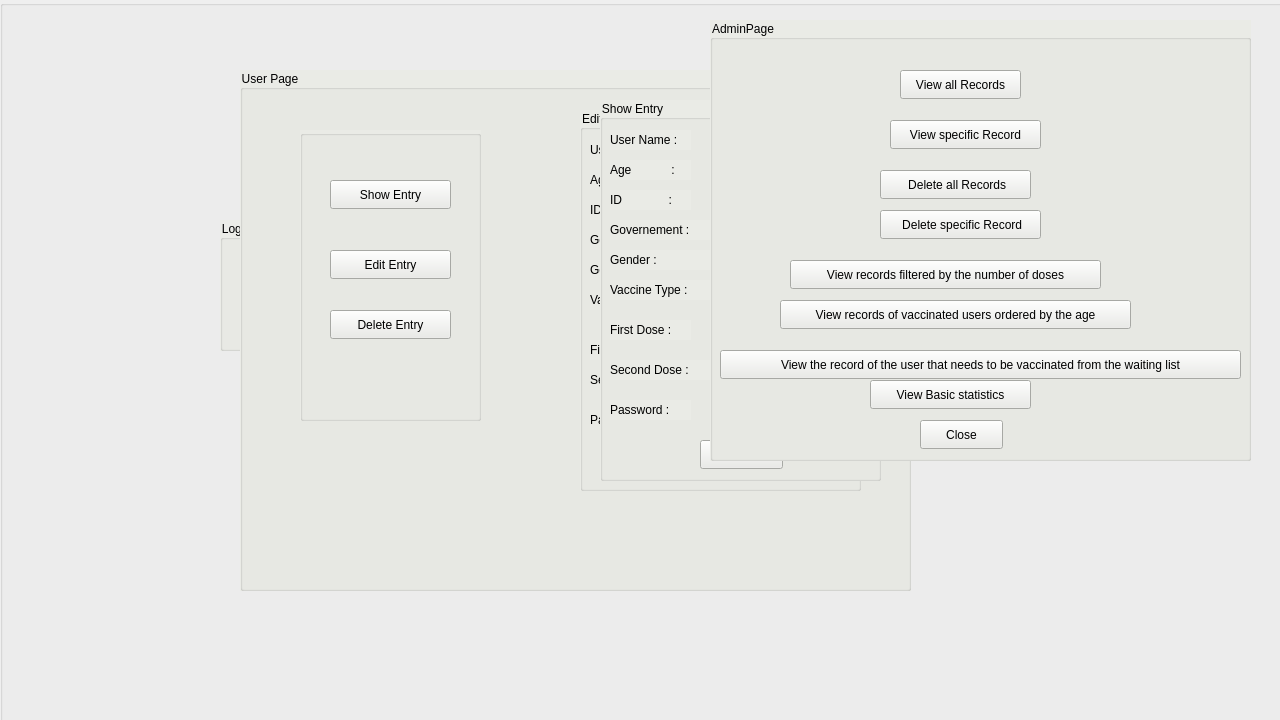
<?xml version="1.0" encoding="UTF-8"?>
<ui version="4.0">
 <class>Widget</class>
 <widget class="QWidget" name="Widget">
  <property name="geometry">
   <rect>
    <x>0</x>
    <y>0</y>
    <width>1280</width>
    <height>720</height>
   </rect>
  </property>
  <property name="windowTitle">
   <string>Widget</string>
  </property>
  <property name="styleSheet">
   <string notr="true"/>
  </property>
  <widget class="QGroupBox" name="IntialView">
   <property name="geometry">
    <rect>
     <x>0</x>
     <y>0</y>
     <width>1920</width>
     <height>1080</height>
    </rect>
   </property>
   <property name="styleSheet">
    <string notr="true">background-image: url(:/Background/wallpaperflare.com_wallpaper_6.jpg);</string>
   </property>
   <property name="title">
    <string/>
   </property>
   <widget class="QGroupBox" name="Login_page">
    <property name="geometry">
     <rect>
      <x>220</x>
      <y>220</y>
      <width>251</width>
      <height>131</height>
     </rect>
    </property>
    <property name="styleSheet">
     <string notr="true">background-color: rgb(255, 255, 255);
background-color: rgb(235, 236, 231);
background-image: url() none;
color: rgb(0, 0, 0);
</string>
    </property>
    <property name="inputMethodHints">
     <set>Qt::ImhHiddenText</set>
    </property>
    <property name="title">
     <string>Login</string>
    </property>
    <property name="checkable">
     <bool>false</bool>
    </property>
    <widget class="QLabel" name="label">
     <property name="geometry">
      <rect>
       <x>20</x>
       <y>30</y>
       <width>71</width>
       <height>20</height>
      </rect>
     </property>
     <property name="text">
      <string>Enter ID  :</string>
     </property>
    </widget>
    <widget class="QLineEdit" name="IDLogin">
     <property name="geometry">
      <rect>
       <x>100</x>
       <y>30</y>
       <width>113</width>
       <height>21</height>
      </rect>
     </property>
    </widget>
    <widget class="QLabel" name="label_2">
     <property name="geometry">
      <rect>
       <x>20</x>
       <y>60</y>
       <width>81</width>
       <height>20</height>
      </rect>
     </property>
     <property name="text">
      <string>Password :</string>
     </property>
    </widget>
    <widget class="QLineEdit" name="PasswordLogin">
     <property name="geometry">
      <rect>
       <x>100</x>
       <y>60</y>
       <width>113</width>
       <height>21</height>
      </rect>
     </property>
     <property name="echoMode">
      <enum>QLineEdit::Password</enum>
     </property>
    </widget>
    <widget class="QPushButton" name="LoginSubmit">
     <property name="geometry">
      <rect>
       <x>80</x>
       <y>90</y>
       <width>83</width>
       <height>29</height>
      </rect>
     </property>
     <property name="text">
      <string>Submit</string>
     </property>
    </widget>
   </widget>
   <widget class="QGroupBox" name="Initialchoose">
    <property name="geometry">
     <rect>
      <x>490</x>
      <y>200</y>
      <width>120</width>
      <height>161</height>
     </rect>
    </property>
    <property name="styleSheet">
     <string notr="true">color: qlineargradient(spread:pad, x1:1, y1:1, x2:1, y2:1, stop:1 rgba(0, 0, 0, 255));
background-color: rgb(237, 238, 233);</string>
    </property>
    <property name="title">
     <string/>
    </property>
    <widget class="QPushButton" name="loginButton">
     <property name="geometry">
      <rect>
       <x>10</x>
       <y>10</y>
       <width>100</width>
       <height>50</height>
      </rect>
     </property>
     <property name="text">
      <string>Login</string>
     </property>
    </widget>
    <widget class="QPushButton" name="signupButton">
     <property name="geometry">
      <rect>
       <x>10</x>
       <y>90</y>
       <width>100</width>
       <height>50</height>
      </rect>
     </property>
     <property name="text">
      <string>Signup</string>
     </property>
    </widget>
   </widget>
   <widget class="QGroupBox" name="Signup_page">
    <property name="geometry">
     <rect>
      <x>620</x>
      <y>170</y>
      <width>281</width>
      <height>381</height>
     </rect>
    </property>
    <property name="styleSheet">
     <string notr="true">color: qlineargradient(spread:pad, x1:1, y1:1, x2:1, y2:1, stop:1 rgba(0, 0, 0, 255));
background-color: rgb(234, 235, 230);
background-image: url() none;</string>
    </property>
    <property name="inputMethodHints">
     <set>Qt::ImhHiddenText</set>
    </property>
    <property name="title">
     <string>Signup</string>
    </property>
    <property name="checkable">
     <bool>false</bool>
    </property>
    <widget class="QLabel" name="label_3">
     <property name="geometry">
      <rect>
       <x>10</x>
       <y>30</y>
       <width>81</width>
       <height>20</height>
      </rect>
     </property>
     <property name="text">
      <string>User Name :</string>
     </property>
    </widget>
    <widget class="QLineEdit" name="UserNameSup">
     <property name="geometry">
      <rect>
       <x>140</x>
       <y>30</y>
       <width>113</width>
       <height>21</height>
      </rect>
     </property>
    </widget>
    <widget class="QLabel" name="label_4">
     <property name="geometry">
      <rect>
       <x>10</x>
       <y>60</y>
       <width>81</width>
       <height>20</height>
      </rect>
     </property>
     <property name="text">
      <string>Age            : </string>
     </property>
    </widget>
    <widget class="QLineEdit" name="AgeSu">
     <property name="geometry">
      <rect>
       <x>140</x>
       <y>60</y>
       <width>113</width>
       <height>21</height>
      </rect>
     </property>
     <property name="inputMethodHints">
      <set>Qt::ImhDate</set>
     </property>
     <property name="text">
      <string/>
     </property>
    </widget>
    <widget class="QLabel" name="label_5">
     <property name="geometry">
      <rect>
       <x>10</x>
       <y>90</y>
       <width>81</width>
       <height>20</height>
      </rect>
     </property>
     <property name="text">
      <string>ID              :</string>
     </property>
    </widget>
    <widget class="QLineEdit" name="IDSu">
     <property name="geometry">
      <rect>
       <x>140</x>
       <y>90</y>
       <width>113</width>
       <height>21</height>
      </rect>
     </property>
     <property name="text">
      <string/>
     </property>
    </widget>
    <widget class="QLabel" name="label_6">
     <property name="geometry">
      <rect>
       <x>10</x>
       <y>120</y>
       <width>111</width>
       <height>20</height>
      </rect>
     </property>
     <property name="text">
      <string>Governement :</string>
     </property>
    </widget>
    <widget class="QLineEdit" name="GovSu">
     <property name="geometry">
      <rect>
       <x>140</x>
       <y>120</y>
       <width>113</width>
       <height>21</height>
      </rect>
     </property>
    </widget>
    <widget class="QLabel" name="label_7">
     <property name="geometry">
      <rect>
       <x>10</x>
       <y>150</y>
       <width>111</width>
       <height>20</height>
      </rect>
     </property>
     <property name="text">
      <string>Gender :</string>
     </property>
    </widget>
    <widget class="QRadioButton" name="Malesu">
     <property name="geometry">
      <rect>
       <x>140</x>
       <y>150</y>
       <width>61</width>
       <height>26</height>
      </rect>
     </property>
     <property name="text">
      <string>Male</string>
     </property>
    </widget>
    <widget class="QRadioButton" name="FSu">
     <property name="geometry">
      <rect>
       <x>200</x>
       <y>150</y>
       <width>81</width>
       <height>26</height>
      </rect>
     </property>
     <property name="text">
      <string>Female</string>
     </property>
    </widget>
    <widget class="QLabel" name="label_8">
     <property name="geometry">
      <rect>
       <x>10</x>
       <y>180</y>
       <width>111</width>
       <height>20</height>
      </rect>
     </property>
     <property name="text">
      <string>Vaccine Type :</string>
     </property>
    </widget>
    <widget class="QComboBox" name="VacctypeSu">
     <property name="geometry">
      <rect>
       <x>130</x>
       <y>180</y>
       <width>141</width>
       <height>28</height>
      </rect>
     </property>
     <item>
      <property name="text">
       <string>Pfizer</string>
      </property>
     </item>
     <item>
      <property name="text">
       <string>Covaxin</string>
      </property>
     </item>
     <item>
      <property name="text">
       <string>Sinopharm</string>
      </property>
     </item>
     <item>
      <property name="text">
       <string>Sinovac</string>
      </property>
     </item>
     <item>
      <property name="text">
       <string>Cansino</string>
      </property>
     </item>
     <item>
      <property name="text">
       <string>Janseen</string>
      </property>
     </item>
     <item>
      <property name="text">
       <string>Sputnik V</string>
      </property>
     </item>
     <item>
      <property name="text">
       <string>Novavax</string>
      </property>
     </item>
     <item>
      <property name="text">
       <string>J&amp;J/Janssen</string>
      </property>
     </item>
     <item>
      <property name="text">
       <string>AstraZeneca</string>
      </property>
     </item>
    </widget>
    <widget class="QCheckBox" name="FirstDose">
     <property name="geometry">
      <rect>
       <x>10</x>
       <y>220</y>
       <width>101</width>
       <height>26</height>
      </rect>
     </property>
     <property name="text">
      <string>First Dose</string>
     </property>
    </widget>
    <widget class="QCheckBox" name="SecondDose">
     <property name="geometry">
      <rect>
       <x>10</x>
       <y>250</y>
       <width>121</width>
       <height>26</height>
      </rect>
     </property>
     <property name="text">
      <string>Second Dose</string>
     </property>
    </widget>
    <widget class="QLineEdit" name="FDoseSu">
     <property name="geometry">
      <rect>
       <x>130</x>
       <y>230</y>
       <width>92</width>
       <height>16</height>
      </rect>
     </property>
     <property name="inputMethodHints">
      <set>Qt::ImhDate</set>
     </property>
     <property name="text">
      <string>D/M/YYYY</string>
     </property>
    </widget>
    <widget class="QLineEdit" name="SDoseSu">
     <property name="geometry">
      <rect>
       <x>130</x>
       <y>260</y>
       <width>91</width>
       <height>16</height>
      </rect>
     </property>
     <property name="inputMethodHints">
      <set>Qt::ImhDate</set>
     </property>
     <property name="text">
      <string>D/M/YYYY</string>
     </property>
    </widget>
    <widget class="QLabel" name="label_9">
     <property name="geometry">
      <rect>
       <x>10</x>
       <y>300</y>
       <width>81</width>
       <height>20</height>
      </rect>
     </property>
     <property name="text">
      <string>Password :</string>
     </property>
    </widget>
    <widget class="QLineEdit" name="PasswordSu">
     <property name="geometry">
      <rect>
       <x>130</x>
       <y>300</y>
       <width>113</width>
       <height>21</height>
      </rect>
     </property>
     <property name="echoMode">
      <enum>QLineEdit::Password</enum>
     </property>
    </widget>
    <widget class="QPushButton" name="SaveSu">
     <property name="geometry">
      <rect>
       <x>100</x>
       <y>340</y>
       <width>83</width>
       <height>29</height>
      </rect>
     </property>
     <property name="text">
      <string>Submit</string>
     </property>
    </widget>
   </widget>
   <widget class="QGroupBox" name="UserPage">
    <property name="geometry">
     <rect>
      <x>240</x>
      <y>70</y>
      <width>671</width>
      <height>521</height>
     </rect>
    </property>
    <property name="styleSheet">
     <string notr="true">color: qlineargradient(spread:pad, x1:1, y1:1, x2:1, y2:1, stop:1 rgba(0, 0, 0, 255));
background-color: rgb(234, 235, 230);
background-image: url() none;</string>
    </property>
    <property name="title">
     <string>User Page</string>
    </property>
    <widget class="QGroupBox" name="SigninAsUser">
     <property name="geometry">
      <rect>
       <x>60</x>
       <y>60</y>
       <width>181</width>
       <height>291</height>
      </rect>
     </property>
     <property name="title">
      <string/>
     </property>
     <widget class="QPushButton" name="ShowEntryButton">
      <property name="geometry">
       <rect>
        <x>30</x>
        <y>50</y>
        <width>121</width>
        <height>29</height>
       </rect>
      </property>
      <property name="text">
       <string>Show Entry</string>
      </property>
     </widget>
     <widget class="QPushButton" name="EditEntryButton">
      <property name="geometry">
       <rect>
        <x>30</x>
        <y>120</y>
        <width>121</width>
        <height>29</height>
       </rect>
      </property>
      <property name="text">
       <string>Edit Entry</string>
      </property>
     </widget>
     <widget class="QPushButton" name="DeleteEntry">
      <property name="geometry">
       <rect>
        <x>30</x>
        <y>180</y>
        <width>121</width>
        <height>29</height>
       </rect>
      </property>
      <property name="text">
       <string>Delete Entry</string>
      </property>
     </widget>
    </widget>
    <widget class="QGroupBox" name="EditEntryPage">
     <property name="geometry">
      <rect>
       <x>340</x>
       <y>40</y>
       <width>281</width>
       <height>381</height>
      </rect>
     </property>
     <property name="styleSheet">
      <string notr="true">color: qlineargradient(spread:pad, x1:1, y1:1, x2:1, y2:1, stop:1 rgba(0, 0, 0, 255));
background-color: rgb(234, 235, 230);
background-image: url() none;</string>
     </property>
     <property name="inputMethodHints">
      <set>Qt::ImhHiddenText</set>
     </property>
     <property name="title">
      <string>Edit Entry</string>
     </property>
     <property name="checkable">
      <bool>false</bool>
     </property>
     <widget class="QLabel" name="label_10">
      <property name="geometry">
       <rect>
        <x>10</x>
        <y>30</y>
        <width>81</width>
        <height>20</height>
       </rect>
      </property>
      <property name="text">
       <string>User Name :</string>
      </property>
     </widget>
     <widget class="QLineEdit" name="Editusername">
      <property name="geometry">
       <rect>
        <x>140</x>
        <y>30</y>
        <width>113</width>
        <height>21</height>
       </rect>
      </property>
     </widget>
     <widget class="QLabel" name="label_11">
      <property name="geometry">
       <rect>
        <x>10</x>
        <y>60</y>
        <width>81</width>
        <height>20</height>
       </rect>
      </property>
      <property name="text">
       <string>Age            : </string>
      </property>
     </widget>
     <widget class="QLineEdit" name="EditUserAge">
      <property name="geometry">
       <rect>
        <x>140</x>
        <y>60</y>
        <width>113</width>
        <height>21</height>
       </rect>
      </property>
      <property name="inputMethodHints">
       <set>Qt::ImhDate</set>
      </property>
      <property name="text">
       <string/>
      </property>
     </widget>
     <widget class="QLabel" name="label_12">
      <property name="geometry">
       <rect>
        <x>10</x>
        <y>90</y>
        <width>81</width>
        <height>20</height>
       </rect>
      </property>
      <property name="text">
       <string>ID              :</string>
      </property>
     </widget>
     <widget class="QLineEdit" name="EditUserID">
      <property name="geometry">
       <rect>
        <x>140</x>
        <y>90</y>
        <width>113</width>
        <height>21</height>
       </rect>
      </property>
      <property name="text">
       <string/>
      </property>
     </widget>
     <widget class="QLabel" name="label_13">
      <property name="geometry">
       <rect>
        <x>10</x>
        <y>120</y>
        <width>111</width>
        <height>20</height>
       </rect>
      </property>
      <property name="text">
       <string>Governement :</string>
      </property>
     </widget>
     <widget class="QLineEdit" name="EditUserGov">
      <property name="geometry">
       <rect>
        <x>140</x>
        <y>120</y>
        <width>113</width>
        <height>21</height>
       </rect>
      </property>
     </widget>
     <widget class="QLabel" name="label_14">
      <property name="geometry">
       <rect>
        <x>10</x>
        <y>150</y>
        <width>111</width>
        <height>20</height>
       </rect>
      </property>
      <property name="text">
       <string>Gender :</string>
      </property>
     </widget>
     <widget class="QLabel" name="label_15">
      <property name="geometry">
       <rect>
        <x>10</x>
        <y>180</y>
        <width>111</width>
        <height>20</height>
       </rect>
      </property>
      <property name="text">
       <string>Vaccine Type :</string>
      </property>
     </widget>
     <widget class="QLineEdit" name="EditUserFD">
      <property name="geometry">
       <rect>
        <x>130</x>
        <y>230</y>
        <width>92</width>
        <height>16</height>
       </rect>
      </property>
      <property name="inputMethodHints">
       <set>Qt::ImhDate</set>
      </property>
      <property name="text">
       <string>D/M/YYYY</string>
      </property>
     </widget>
     <widget class="QLineEdit" name="EditUserSD">
      <property name="geometry">
       <rect>
        <x>130</x>
        <y>260</y>
        <width>91</width>
        <height>16</height>
       </rect>
      </property>
      <property name="inputMethodHints">
       <set>Qt::ImhDate</set>
      </property>
      <property name="text">
       <string>D/M/YYYY</string>
      </property>
     </widget>
     <widget class="QLabel" name="label_16">
      <property name="geometry">
       <rect>
        <x>10</x>
        <y>300</y>
        <width>81</width>
        <height>20</height>
       </rect>
      </property>
      <property name="text">
       <string>Password :</string>
      </property>
     </widget>
     <widget class="QLineEdit" name="EditUserP">
      <property name="geometry">
       <rect>
        <x>130</x>
        <y>300</y>
        <width>113</width>
        <height>21</height>
       </rect>
      </property>
      <property name="echoMode">
       <enum>QLineEdit::Password</enum>
      </property>
     </widget>
     <widget class="QPushButton" name="EditEntrySubmit">
      <property name="geometry">
       <rect>
        <x>100</x>
        <y>340</y>
        <width>83</width>
        <height>29</height>
       </rect>
      </property>
      <property name="text">
       <string>Submit</string>
      </property>
     </widget>
     <widget class="QLineEdit" name="EditUserG">
      <property name="geometry">
       <rect>
        <x>140</x>
        <y>150</y>
        <width>113</width>
        <height>21</height>
       </rect>
      </property>
     </widget>
     <widget class="QLineEdit" name="EditUserVT">
      <property name="geometry">
       <rect>
        <x>140</x>
        <y>190</y>
        <width>113</width>
        <height>21</height>
       </rect>
      </property>
     </widget>
     <widget class="QLabel" name="label_19">
      <property name="geometry">
       <rect>
        <x>10</x>
        <y>260</y>
        <width>101</width>
        <height>20</height>
       </rect>
      </property>
      <property name="text">
       <string>Second Dose :</string>
      </property>
     </widget>
     <widget class="QLabel" name="label_20">
      <property name="geometry">
       <rect>
        <x>10</x>
        <y>230</y>
        <width>81</width>
        <height>20</height>
       </rect>
      </property>
      <property name="text">
       <string>First Dose :</string>
      </property>
     </widget>
    </widget>
    <widget class="QGroupBox" name="ShowPage">
     <property name="geometry">
      <rect>
       <x>360</x>
       <y>30</y>
       <width>281</width>
       <height>381</height>
      </rect>
     </property>
     <property name="styleSheet">
      <string notr="true">color: qlineargradient(spread:pad, x1:1, y1:1, x2:1, y2:1, stop:1 rgba(0, 0, 0, 255));
background-color: rgb(234, 235, 230);
background-image: url() none;</string>
     </property>
     <property name="inputMethodHints">
      <set>Qt::ImhHiddenText</set>
     </property>
     <property name="title">
      <string>Show Entry</string>
     </property>
     <property name="checkable">
      <bool>false</bool>
     </property>
     <widget class="QLabel" name="label_24">
      <property name="geometry">
       <rect>
        <x>10</x>
        <y>30</y>
        <width>81</width>
        <height>20</height>
       </rect>
      </property>
      <property name="text">
       <string>User Name :</string>
      </property>
     </widget>
     <widget class="QLabel" name="label_25">
      <property name="geometry">
       <rect>
        <x>10</x>
        <y>60</y>
        <width>81</width>
        <height>20</height>
       </rect>
      </property>
      <property name="text">
       <string>Age            : </string>
      </property>
     </widget>
     <widget class="QLabel" name="label_26">
      <property name="geometry">
       <rect>
        <x>10</x>
        <y>90</y>
        <width>81</width>
        <height>20</height>
       </rect>
      </property>
      <property name="text">
       <string>ID              :</string>
      </property>
     </widget>
     <widget class="QLabel" name="label_27">
      <property name="geometry">
       <rect>
        <x>10</x>
        <y>120</y>
        <width>111</width>
        <height>20</height>
       </rect>
      </property>
      <property name="text">
       <string>Governement :</string>
      </property>
     </widget>
     <widget class="QLabel" name="label_28">
      <property name="geometry">
       <rect>
        <x>10</x>
        <y>150</y>
        <width>111</width>
        <height>20</height>
       </rect>
      </property>
      <property name="text">
       <string>Gender :</string>
      </property>
     </widget>
     <widget class="QLabel" name="label_29">
      <property name="geometry">
       <rect>
        <x>10</x>
        <y>180</y>
        <width>111</width>
        <height>20</height>
       </rect>
      </property>
      <property name="text">
       <string>Vaccine Type :</string>
      </property>
     </widget>
     <widget class="QLabel" name="label_30">
      <property name="geometry">
       <rect>
        <x>10</x>
        <y>300</y>
        <width>81</width>
        <height>20</height>
       </rect>
      </property>
      <property name="text">
       <string>Password :</string>
      </property>
     </widget>
     <widget class="QPushButton" name="CloseShowE">
      <property name="geometry">
       <rect>
        <x>100</x>
        <y>340</y>
        <width>83</width>
        <height>29</height>
       </rect>
      </property>
      <property name="text">
       <string>Close</string>
      </property>
     </widget>
     <widget class="QLabel" name="ShowUsername">
      <property name="geometry">
       <rect>
        <x>140</x>
        <y>30</y>
        <width>111</width>
        <height>20</height>
       </rect>
      </property>
      <property name="text">
       <string>TextLabel</string>
      </property>
     </widget>
     <widget class="QLabel" name="ShowUserAge">
      <property name="geometry">
       <rect>
        <x>140</x>
        <y>60</y>
        <width>111</width>
        <height>20</height>
       </rect>
      </property>
      <property name="text">
       <string>TextLabel</string>
      </property>
     </widget>
     <widget class="QLabel" name="ShowUserID">
      <property name="geometry">
       <rect>
        <x>140</x>
        <y>90</y>
        <width>111</width>
        <height>20</height>
       </rect>
      </property>
      <property name="text">
       <string>TextLabel</string>
      </property>
     </widget>
     <widget class="QLabel" name="ShowUserGov">
      <property name="geometry">
       <rect>
        <x>140</x>
        <y>120</y>
        <width>111</width>
        <height>20</height>
       </rect>
      </property>
      <property name="text">
       <string>TextLabel</string>
      </property>
     </widget>
     <widget class="QLabel" name="ShowUserPassword">
      <property name="geometry">
       <rect>
        <x>120</x>
        <y>300</y>
        <width>111</width>
        <height>20</height>
       </rect>
      </property>
      <property name="text">
       <string>TextLabel</string>
      </property>
     </widget>
     <widget class="QLabel" name="ShowUserVT">
      <property name="geometry">
       <rect>
        <x>130</x>
        <y>180</y>
        <width>111</width>
        <height>20</height>
       </rect>
      </property>
      <property name="text">
       <string>TextLabel</string>
      </property>
     </widget>
     <widget class="QLabel" name="label_17">
      <property name="geometry">
       <rect>
        <x>10</x>
        <y>220</y>
        <width>81</width>
        <height>20</height>
       </rect>
      </property>
      <property name="text">
       <string>First Dose :</string>
      </property>
     </widget>
     <widget class="QLabel" name="label_18">
      <property name="geometry">
       <rect>
        <x>10</x>
        <y>260</y>
        <width>101</width>
        <height>20</height>
       </rect>
      </property>
      <property name="text">
       <string>Second Dose :</string>
      </property>
     </widget>
     <widget class="QLabel" name="ShowUserSD">
      <property name="geometry">
       <rect>
        <x>130</x>
        <y>260</y>
        <width>111</width>
        <height>20</height>
       </rect>
      </property>
      <property name="text">
       <string>TextLabel</string>
      </property>
     </widget>
     <widget class="QLabel" name="ShowUserFD">
      <property name="geometry">
       <rect>
        <x>130</x>
        <y>220</y>
        <width>111</width>
        <height>20</height>
       </rect>
      </property>
      <property name="text">
       <string>TextLabel</string>
      </property>
     </widget>
     <widget class="QLabel" name="ShowUserGender">
      <property name="geometry">
       <rect>
        <x>130</x>
        <y>150</y>
        <width>111</width>
        <height>20</height>
       </rect>
      </property>
      <property name="text">
       <string>TextLabel</string>
      </property>
     </widget>
    </widget>
   </widget>
   <widget class="QGroupBox" name="AdminPageB">
    <property name="geometry">
     <rect>
      <x>710</x>
      <y>20</y>
      <width>541</width>
      <height>441</height>
     </rect>
    </property>
    <property name="styleSheet">
     <string notr="true">color: qlineargradient(spread:pad, x1:1, y1:1, x2:1, y2:1, stop:1 rgba(0, 0, 0, 255));
background-color: rgb(234, 235, 230);
background-image: url() none;</string>
    </property>
    <property name="title">
     <string>AdminPage</string>
    </property>
    <widget class="QPushButton" name="ViewAllR">
     <property name="geometry">
      <rect>
       <x>190</x>
       <y>50</y>
       <width>121</width>
       <height>29</height>
      </rect>
     </property>
     <property name="text">
      <string>View all Records</string>
     </property>
    </widget>
    <widget class="QPushButton" name="ViewSR">
     <property name="geometry">
      <rect>
       <x>180</x>
       <y>100</y>
       <width>151</width>
       <height>29</height>
      </rect>
     </property>
     <property name="text">
      <string>View specific Record</string>
     </property>
    </widget>
    <widget class="QPushButton" name="DeleteAllR">
     <property name="geometry">
      <rect>
       <x>170</x>
       <y>150</y>
       <width>151</width>
       <height>29</height>
      </rect>
     </property>
     <property name="text">
      <string> Delete all Records</string>
     </property>
    </widget>
    <widget class="QPushButton" name="DeleteSR">
     <property name="geometry">
      <rect>
       <x>170</x>
       <y>190</y>
       <width>161</width>
       <height>29</height>
      </rect>
     </property>
     <property name="text">
      <string> Delete specific Record</string>
     </property>
    </widget>
    <widget class="QPushButton" name="VRFB">
     <property name="geometry">
      <rect>
       <x>80</x>
       <y>240</y>
       <width>311</width>
       <height>29</height>
      </rect>
     </property>
     <property name="text">
      <string>View records filtered by the number of doses</string>
     </property>
    </widget>
    <widget class="QPushButton" name="VROV">
     <property name="geometry">
      <rect>
       <x>70</x>
       <y>280</y>
       <width>351</width>
       <height>29</height>
      </rect>
     </property>
     <property name="text">
      <string>View records of vaccinated users ordered by the age</string>
     </property>
    </widget>
    <widget class="QPushButton" name="VTROT">
     <property name="geometry">
      <rect>
       <x>10</x>
       <y>330</y>
       <width>521</width>
       <height>29</height>
      </rect>
     </property>
     <property name="text">
      <string> View the record of the user that needs to be vaccinated from the waiting list </string>
     </property>
    </widget>
    <widget class="QPushButton" name="VBS">
     <property name="geometry">
      <rect>
       <x>160</x>
       <y>360</y>
       <width>161</width>
       <height>29</height>
      </rect>
     </property>
     <property name="text">
      <string>View Basic statistics</string>
     </property>
    </widget>
    <widget class="QPushButton" name="closeButton">
     <property name="geometry">
      <rect>
       <x>210</x>
       <y>400</y>
       <width>83</width>
       <height>29</height>
      </rect>
     </property>
     <property name="text">
      <string>Close</string>
     </property>
    </widget>
   </widget>
  </widget>
 </widget>
 <resources/>
 <connections>
  <connection>
   <sender>loginButton</sender>
   <signal>clicked()</signal>
   <receiver>Login_page</receiver>
   <slot>show()</slot>
   <hints>
    <hint type="sourcelabel">
     <x>379</x>
     <y>154</y>
    </hint>
    <hint type="destinationlabel">
     <x>155</x>
     <y>265</y>
    </hint>
   </hints>
  </connection>
  <connection>
   <sender>signupButton</sender>
   <signal>clicked()</signal>
   <receiver>Login_page</receiver>
   <slot>hide()</slot>
   <hints>
    <hint type="sourcelabel">
     <x>389</x>
     <y>314</y>
    </hint>
    <hint type="destinationlabel">
     <x>155</x>
     <y>265</y>
    </hint>
   </hints>
  </connection>
  <connection>
   <sender>signupButton</sender>
   <signal>clicked()</signal>
   <receiver>Signup_page</receiver>
   <slot>show()</slot>
   <hints>
    <hint type="sourcelabel">
     <x>389</x>
     <y>314</y>
    </hint>
    <hint type="destinationlabel">
     <x>625</x>
     <y>350</y>
    </hint>
   </hints>
  </connection>
  <connection>
   <sender>loginButton</sender>
   <signal>clicked()</signal>
   <receiver>Signup_page</receiver>
   <slot>hide()</slot>
   <hints>
    <hint type="sourcelabel">
     <x>389</x>
     <y>234</y>
    </hint>
    <hint type="destinationlabel">
     <x>625</x>
     <y>350</y>
    </hint>
   </hints>
  </connection>
  <connection>
   <sender>FirstDose</sender>
   <signal>toggled(bool)</signal>
   <receiver>FDoseSu</receiver>
   <slot>setVisible(bool)</slot>
   <hints>
    <hint type="sourcelabel">
     <x>536</x>
     <y>412</y>
    </hint>
    <hint type="destinationlabel">
     <x>655</x>
     <y>417</y>
    </hint>
   </hints>
  </connection>
  <connection>
   <sender>SecondDose</sender>
   <signal>toggled(bool)</signal>
   <receiver>SDoseSu</receiver>
   <slot>setVisible(bool)</slot>
   <hints>
    <hint type="sourcelabel">
     <x>550</x>
     <y>442</y>
    </hint>
    <hint type="destinationlabel">
     <x>655</x>
     <y>447</y>
    </hint>
   </hints>
  </connection>
  <connection>
   <sender>EditEntryButton</sender>
   <signal>clicked()</signal>
   <receiver>EditEntryPage</receiver>
   <slot>show()</slot>
   <hints>
    <hint type="sourcelabel">
     <x>220</x>
     <y>424</y>
    </hint>
    <hint type="destinationlabel">
     <x>550</x>
     <y>420</y>
    </hint>
   </hints>
  </connection>
  <connection>
   <sender>ShowEntryButton</sender>
   <signal>clicked()</signal>
   <receiver>ShowPage</receiver>
   <slot>show()</slot>
   <hints>
    <hint type="sourcelabel">
     <x>220</x>
     <y>354</y>
    </hint>
    <hint type="destinationlabel">
     <x>480</x>
     <y>430</y>
    </hint>
   </hints>
  </connection>
  <connection>
   <sender>CloseShowE</sender>
   <signal>clicked()</signal>
   <receiver>ShowPage</receiver>
   <slot>hide()</slot>
   <hints>
    <hint type="sourcelabel">
     <x>481</x>
     <y>594</y>
    </hint>
    <hint type="destinationlabel">
     <x>480</x>
     <y>430</y>
    </hint>
   </hints>
  </connection>
  <connection>
   <sender>ShowEntryButton</sender>
   <signal>clicked()</signal>
   <receiver>EditEntryPage</receiver>
   <slot>hide()</slot>
   <hints>
    <hint type="sourcelabel">
     <x>190</x>
     <y>194</y>
    </hint>
    <hint type="destinationlabel">
     <x>540</x>
     <y>300</y>
    </hint>
   </hints>
  </connection>
  <connection>
   <sender>EditEntryButton</sender>
   <signal>clicked()</signal>
   <receiver>ShowPage</receiver>
   <slot>hide()</slot>
   <hints>
    <hint type="sourcelabel">
     <x>190</x>
     <y>264</y>
    </hint>
    <hint type="destinationlabel">
     <x>540</x>
     <y>290</y>
    </hint>
   </hints>
  </connection>
  <connection>
   <sender>DeleteEntry</sender>
   <signal>clicked()</signal>
   <receiver>UserPage</receiver>
   <slot>hide()</slot>
   <hints>
    <hint type="sourcelabel">
     <x>190</x>
     <y>324</y>
    </hint>
    <hint type="destinationlabel">
     <x>375</x>
     <y>330</y>
    </hint>
   </hints>
  </connection>
  <connection>
   <sender>closeButton</sender>
   <signal>clicked()</signal>
   <receiver>AdminPageB</receiver>
   <slot>close()</slot>
   <hints>
    <hint type="sourcelabel">
     <x>961</x>
     <y>434</y>
    </hint>
    <hint type="destinationlabel">
     <x>980</x>
     <y>240</y>
    </hint>
   </hints>
  </connection>
 </connections>
</ui>
